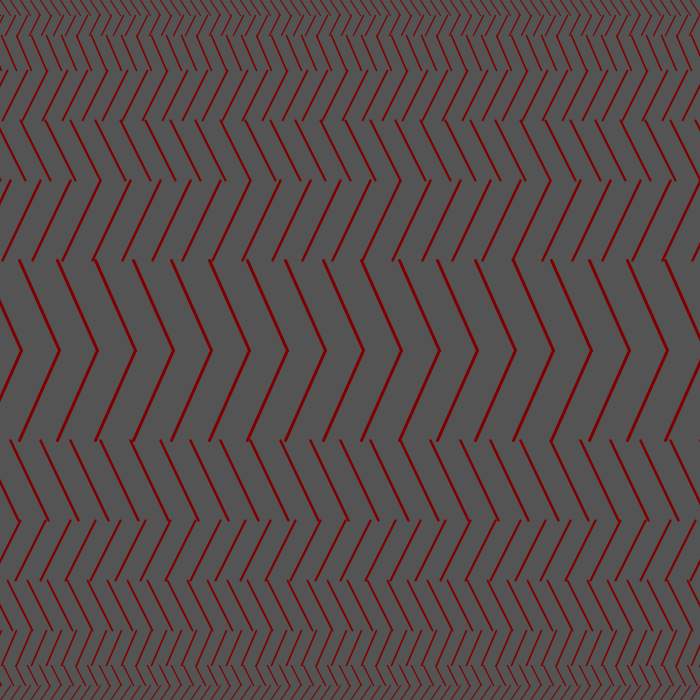
Frame 1 (no input)
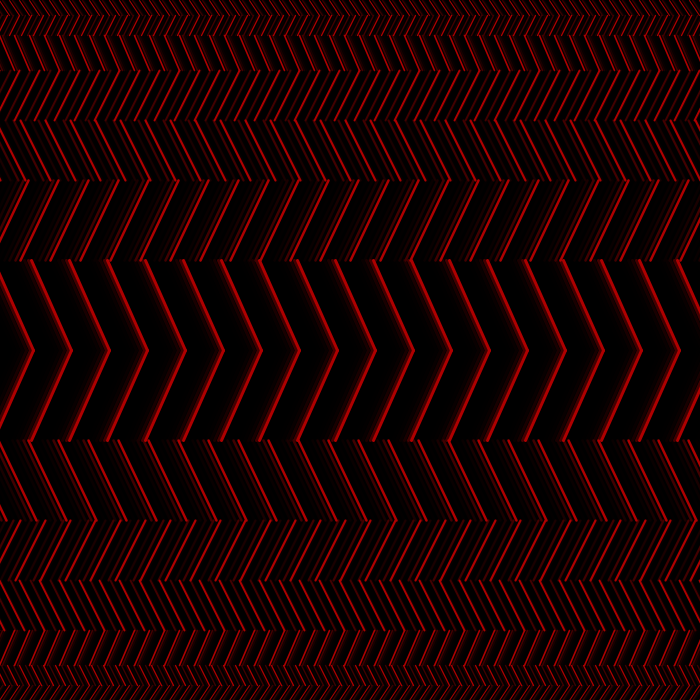
Frame 60 (the mouse pressed at the canvas centre just before this capture)
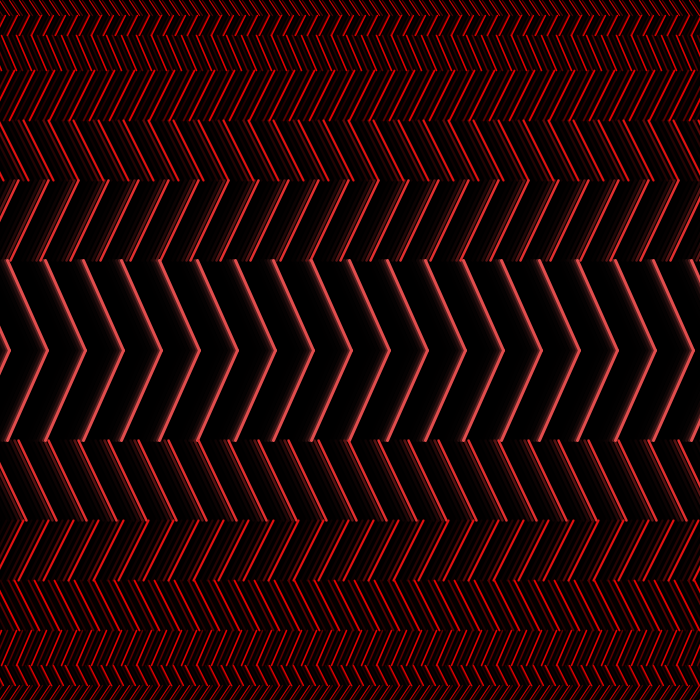
Frame 120 (the mouse held since frame 60 and released just before this capture)

The Processing sketch that drew these frames (run headless with seeded random() and noise(); from frame 60 on, the mouse is pressed at the canvas centre):

// Processing sketch: processing_135822
// ── processing_135822.pde

float x = 0;

void setup() {
  size(700, 700);
}

void draw() {

  noStroke();
  fill(0, 150);
  rect(0, 0, 700, 700);
  float xx = map(sin(x), -1., 1., 0., 700.);
  noFill();
  stroke(255);
  float r = map(sin(x), -1., 1., 0., 255.);
  float g = map(mouseX, 0, 700, 0., 255.);
  float b = map(mouseY, 0, 700, 0., 255.);
  

  for (int i=0; i<=width+700; i+=10) {
    stroke(r, g-240, b-240);
    strokeWeight(1);
    line(xx+i-700, 0, xx+i+10-700, 15);
    x = x+0.0001;
  }
  for (int i=0; i<=width+700; i+=12) {
    stroke(r, g-210, b-210);
    strokeWeight(1.3);
    line(xx/2+i-700, 15, xx/2+i-10-700, 35);
    x = x+0.0001;
  }
  for (int i=0; i<=width+700; i+=15) {
    stroke(r, g-180, b-180);
    strokeWeight(1.6);
    line(xx/3+i-700, 35, xx/3+i+15-700, 70);
    x = x+0.0001;
  }
  for (int i=0; i<=width+700; i+=20) {
    stroke(r, g-150, b-150);
    strokeWeight(1.9);
    line(xx/4+i-700, 70, xx/4+i-25-700, 120);
    x = x+0.0001;
  }
  for (int i=0; i<=width+700; i+=25) {
    stroke(r, g-110, b-110);
    strokeWeight(2.2);
    line(xx/5+i-700, 120, xx/5+i+30-700, 180);
    x = x+0.0001;
  }
  for (int i=0; i<=width+700; i+=30) {
    stroke(r, g-80, b-80);
    strokeWeight(2.5);
    line(xx/7+i-700, 180, xx/7+i-38-700, 260);
    x = x+0.0001;
  }
  for (int i=0; i<=width+700; i+=38) {
    stroke(r, g-50, b-50);
    strokeWeight(3);
    line(xx/10+i-700, 260, xx/10+i+40-700, 350);
    x = x+0.0001;
  }
  for (int i=0; i<=width+740; i+=38) {
    line(xx/10+i-700+2, 350, xx/10+i-40-700+2, 440);
    x = x+0.0001;
  }
  for (int i=0; i<=width+700; i+=30) {
    stroke(r, g-80, b-80);
    strokeWeight(2.5);
    line(xx/7+i-700, 440, xx/7+i+38-700, 520);
    x = x+0.0001;
  }
  for (int i=0; i<=width+700; i+=25) {
    stroke(r, g-110, b-110);
    strokeWeight(2.2);
    line(xx/5+i-700, 520, xx/5+i-30-700, 580);
    x = x+0.0001;
  }
  for (int i=0; i<=width+700; i+=20) {
    stroke(r, g-150, b-150);
    strokeWeight(1.9);
    line(xx/4+i-700, 580, xx/4+i+25-700, 630);
    x = x+0.0001;
  }
  for (int i=0; i<=width+700; i+=15) {
    stroke(r, g-180, b-180);
    strokeWeight(1.6);
    line(xx/3+i-700, 630, xx/3+i-15-700, 665);
    x = x+0.0001;
  }
  for (int i=0; i<=width+700; i+=12) {
    stroke(r, g-210, b-210);
    strokeWeight(1.3);
    line(xx/2+i-700, 665, xx/2+i+10-700, 685);
    x = x+0.0001;
  }
  for (int i=0; i<=width+700; i+=10) {
    stroke(r, g-240, b-240);
    strokeWeight(1);
    line(xx+i-700, 685, xx+i-10-700, 700);
    x = x+0.0001;
  }

}
